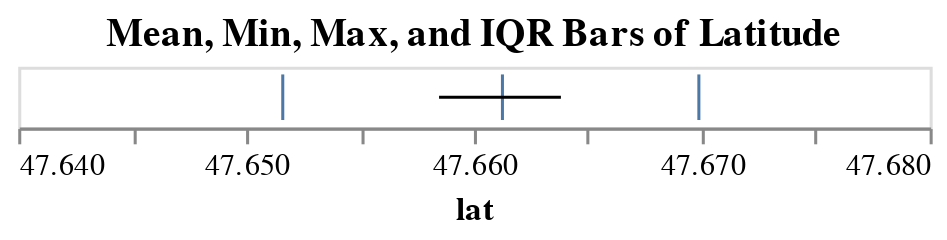

The code cell stored with this chart in its notebook:
### Code cell
mean = alt.Chart(d).mark_tick().encode(
    alt.X('lat', aggregate='mean', scale=alt.Scale(domain=(47.64,47.68)), axis = alt.Axis(grid=False))
).properties(
    title='Mean, Min, Max, and IQR Bars of Latitude'
)
min = alt.Chart(d).mark_tick().encode(
    alt.X('lat', aggregate='min')
)
max = alt.Chart(d).mark_tick().encode(
    alt.X('lat', aggregate='max')
)
stdev = alt.Chart(d).mark_errorbar(extent='iqr').encode(
    alt.X('lat')
)

mean+min+max+stdev

### Figure 1 — Vega-Lite specification as saved in the notebook (floating-point values rounded to 4 significant figures; data arrays with more than 128 entries replaced by an {"elided": "..."} marker saying what was removed)
{"config": {"view": {"continuousWidth": 300, "continuousHeight": 300}}, "layer": [{"mark": {"type": "tick"}, "encoding": {"x": {"aggregate": "mean", "axis": {"grid": false}, "field": "lat", "scale": {"domain": [47.64, 47.68]}, "type": "quantitative"}}, "title": "Mean, Min, Max, and IQR Bars of Latitude"}, {"mark": {"type": "tick"}, "encoding": {"x": {"aggregate": "min", "field": "lat", "type": "quantitative"}}}, {"mark": {"type": "tick"}, "encoding": {"x": {"aggregate": "max", "field": "lat", "type": "quantitative"}}}, {"mark": {"type": "errorbar", "extent": "iqr"}, "encoding": {"x": {"field": "lat", "type": "quantitative"}}}], "data": {"name": "data-6dfcc2d045bece6fe69863e2539333af"}, "$schema": "https://vega.github.io/schema/vega-lite/v5.8.0.json", "datasets": {"data-6dfcc2d045bece6fe69863e2539333af": {"elided": "182 records"}}}
